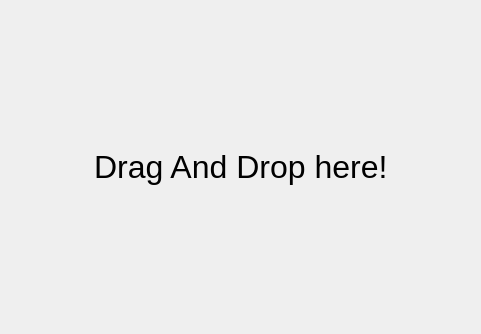
<?xml version="1.0" encoding="UTF-8"?>
<ui version="4.0">
 <class>DDwidget</class>
 <widget class="QWidget" name="DDwidget">
  <property name="geometry">
   <rect>
    <x>0</x>
    <y>0</y>
    <width>481</width>
    <height>334</height>
   </rect>
  </property>
  <property name="sizePolicy">
   <sizepolicy hsizetype="Expanding" vsizetype="Expanding">
    <horstretch>0</horstretch>
    <verstretch>0</verstretch>
   </sizepolicy>
  </property>
  <property name="acceptDrops">
   <bool>true</bool>
  </property>
  <property name="windowTitle">
   <string>Form</string>
  </property>
  <layout class="QVBoxLayout" name="verticalLayout_2">
   <item>
    <layout class="QHBoxLayout" name="horizontalLayout">
     <item>
      <spacer name="horizontalSpacer_2">
       <property name="orientation">
        <enum>Qt::Horizontal</enum>
       </property>
       <property name="sizeHint" stdset="0">
        <size>
         <width>29</width>
         <height>37</height>
        </size>
       </property>
      </spacer>
     </item>
     <item>
      <layout class="QVBoxLayout" name="verticalLayout">
       <item>
        <spacer name="verticalSpacer_2">
         <property name="orientation">
          <enum>Qt::Vertical</enum>
         </property>
         <property name="sizeHint" stdset="0">
          <size>
           <width>13</width>
           <height>91</height>
          </size>
         </property>
        </spacer>
       </item>
       <item>
        <widget class="QLabel" name="label">
         <property name="font">
          <font>
           <pointsize>24</pointsize>
          </font>
         </property>
         <property name="text">
          <string>Drag And Drop here!</string>
         </property>
         <property name="scaledContents">
          <bool>true</bool>
         </property>
         <property name="wordWrap">
          <bool>true</bool>
         </property>
        </widget>
       </item>
       <item>
        <spacer name="verticalSpacer">
         <property name="orientation">
          <enum>Qt::Vertical</enum>
         </property>
         <property name="sizeHint" stdset="0">
          <size>
           <width>13</width>
           <height>91</height>
          </size>
         </property>
        </spacer>
       </item>
      </layout>
     </item>
     <item>
      <spacer name="horizontalSpacer">
       <property name="orientation">
        <enum>Qt::Horizontal</enum>
       </property>
       <property name="sizeHint" stdset="0">
        <size>
         <width>29</width>
         <height>37</height>
        </size>
       </property>
      </spacer>
     </item>
    </layout>
   </item>
  </layout>
 </widget>
 <resources/>
 <connections/>
</ui>
